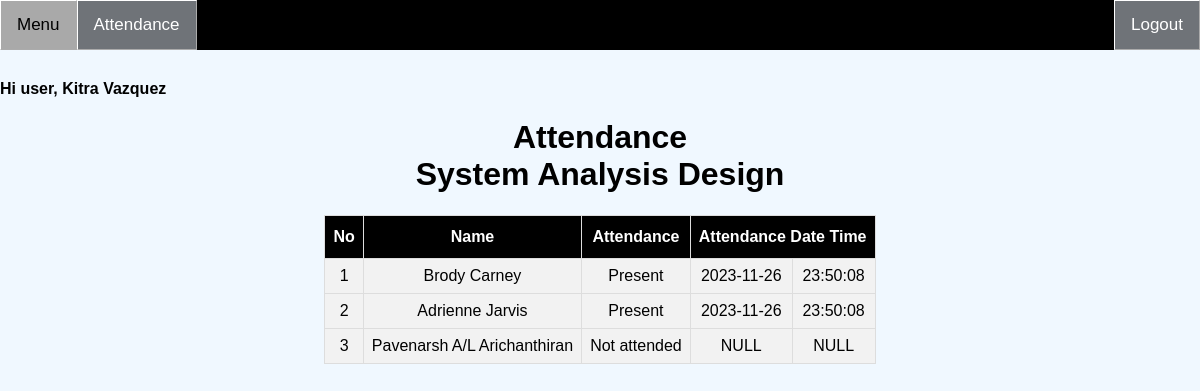
/Lecturer/AttendanceView.php?id=1 (signed in), run on an earlier commit of the app's database.
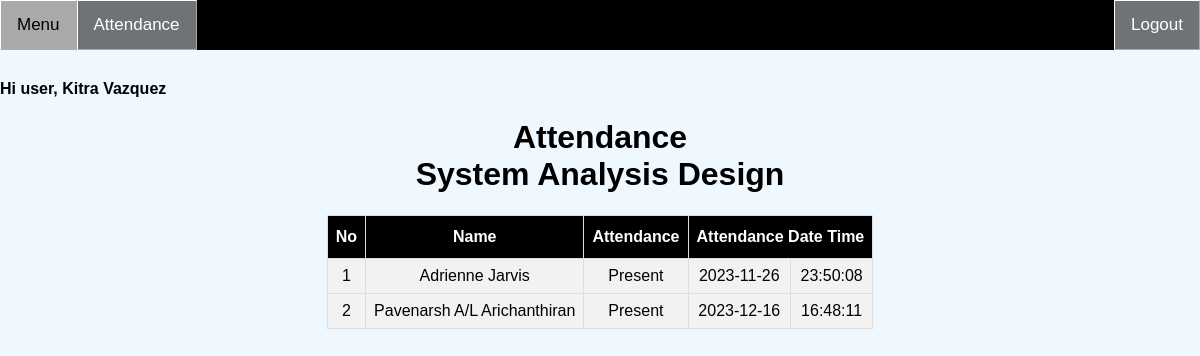
And on a later commit of the database.
### tables this page shows
CREATE TABLE `student_has_exam` (
  `id` int(9) NOT NULL,
  `student_id` int(11) NOT NULL,
  `exam_id` int(11) NOT NULL,
  `attendance` int(11) NOT NULL,
  `attendance_date_time` datetime DEFAULT NULL
);

CREATE TABLE `student` (
  `id` int(11) NOT NULL,
  `name` varchar(255) NOT NULL,
  `ic_no` varchar(99) NOT NULL,
  `student_id` varchar(99) NOT NULL,
  `email` varchar(99) NOT NULL,
  `enrol_fingerprint` int(1) NOT NULL,
  `course_id` int(11) NOT NULL,
  `semester_id` int(11) NOT NULL
);

### Lecturer/AttendanceView.php (the view, shortened to what this page needs)
<?php
if(isset ($_SESSION["userId"]))
{	include "Header.php";
?>
<!DOCTYPE html>
<html>
<head>
</head>
<body>
<?php
$examID = $_GET["id"];
$getExamNameQ = "SELECT name FROM exam WHERE id = '".$examID."'";
$getExamNameR = mysqli_query($link,$getExamNameQ);
if(!$getExamNameR)
{
    die ("Invalid Query - get Items List: ". mysqli_error($link));
}
else
{
    $getExamNameRow = mysqli_fetch_array($getExamNameR, MYSQLI_BOTH);
    $getExamName = $getExamNameRow['name'];
}?>
<h1 align="center">Attendance <br> <?php echo $getExamName;?></h1>
<?php
$queryGet = "SELECT
                    s.name,
                    she.id,
                    she.attendance,
                    she.attendance_date_time
                FROM
                    student_has_exam she
                INNER JOIN
                    student s ON she.student_id = s.id
                WHERE she.exam_id = '".$examID."'";
$resultGet = mysqli_query($link,$queryGet);
if(!$resultGet)
{
    die ("Invalid Query - get Items List: ". mysqli_error($link));
}
else
{?>
    <table id="table" border="1" align="center">
        <tr>
            <th>No</th>
            <th>Name</th>
            <th>Attendance</th>
            <th colspan=2>Attendance Date Time</th>
        </tr>
        <form>
            <?php	$no=1;
            if(mysqli_num_rows($resultGet)>0){
                while($row= mysqli_fetch_array($resultGet, MYSQLI_BOTH))
                {
                    if($row['attendance_date_time']){
                        $datetimeObject = new DateTime($row['attendance_date_time']);
                        $date = $datetimeObject->format('Y-m-d');
                        $time = $datetimeObject->format('H:i:s');
                    }
                    else{
                        $date = "NULL";
                        $time = "NULL";
                    }
                    ?>
                    <tr>
                        <td><?php echo $no;?></td>
                        <td><?php echo $row['name']?></td>
                        <td id="attendanceList<?php echo $no?>"><?php if($row['attendance']==1) echo "Present"; else echo "Not attended"?></td>
                        <td><?php echo $date?></td>
                        <td><?php echo $time?></td>
                    </tr>
                    <?php	$no++;}}
            else{
                ?>
                <tr>
                    <td colspan="6">No Data</td>
                </tr>
            <?php	}?>
        </form>
    </table>
    <br><br><br><br>
    <?php
}
}
else	{
    echo "No session exists or session has expired. Please log in again ";
    echo "Page will be redirect in 5 seconds";
    header('Refresh: 5; ../Auth/Login.php');
}
?>
</body>
</html>

### Lecturer/Header.php (shortened to what this page needs)
<head>
    <link rel="stylesheet" type="text/css" href="../CSS/topNav.css">
	<div class="topnav">
        <a <?php if (basename($_SERVER['PHP_SELF']) == "Menu.php") echo "class='active'"?> href="Menu.php">Menu</a>
		<a <?php if (basename($_SERVER['PHP_SELF']) == "Attendance.php" || basename($_SERVER['PHP_SELF']) == "AttendanceView.php") echo "class='active'"?>href="Attendance.php">Attendance</a>
	</div>
	<div class="auth">
<?php if(isset ($_SESSION["userId"]))
    {?>
	    <a style="background-color:#6f7378;" href="../Auth/Logout.php"> Logout </a>
<?php
	}
	else
	{
	?>
	    <a style="background-color:#6f7378;" href="../Auth/Login.php"> Login </a>
<?php
	}?>
		</div>
</head>
<h4>Hi user, <?php echo $_SESSION["name"];?></h4>

What changed in the data, as far as the page shows it:
removed student_has_exam: student.name "Brody Carney", attendance "Present", attendance_date_time "2023-11-26", attendance_date_time "23:50:08"
changed student_has_exam "Pavenarsh A/L Arichanthiran": attendance_date_time "NULL" → "2023-12-16"; attendance_date_time "NULL" → "16:48:11"; attendance "Not attended" → "Present"
